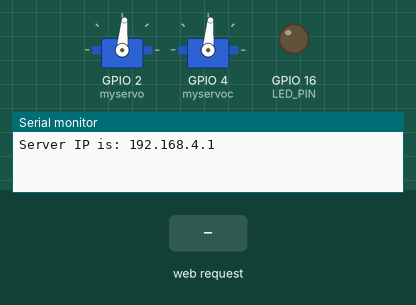
A sketch run on a simulated ESP8266 (NodeMCU). On the bench: 2 × servo, output pins drawn as LEDs (lit = HIGH), the last lines printed to the serial monitor. The test bench sets the inputs (shaded band).

Above: at 1.2 s.
1.3 s: HTTP request GET /START received
At 4.2 s:
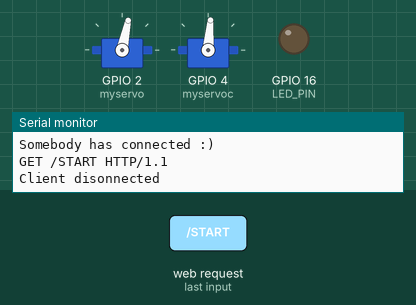
4.3 s: HTTP request GET /OFF received
At 5.0 s:
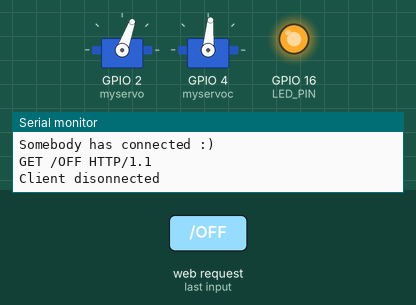
7.3 s: HTTP request GET /ON received
At 7.7 s:
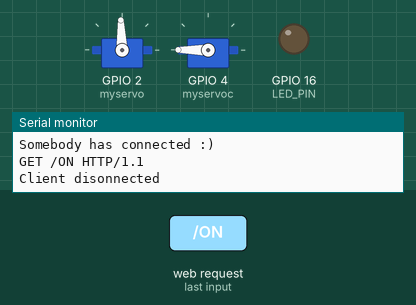
10.3 s: HTTP request GET /OFF received
At 10.55 s:
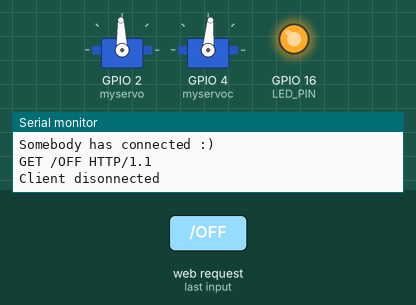
Timing chart, 0 to 45.1 s (numbered marks = the images above; inputs shaded):
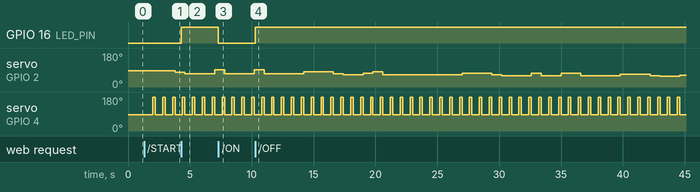

The sketch:

ServoMusic_esp8266.ino
```cpp
#include <ESP8266WiFi.h>
#include <Servo.h>
#include "user_interface.h"
os_timer_t myTimer;
bool tickOccured;

Servo myservo, myservoc;
WiFiServer server(80); //Initialize the server on Port 80
const short int LED_PIN = 16;//GPIO16
int angle;
int endpoint;

int tmp;

int NOTEPOS_DN[] = {92,82,72,68,62,56,50,46}; //target positions of notes when moving downwards
int NOTEPOS_UP[] = {92,78,70,66,60,56,46,40}; //target positions of notes when moving upwards
int SONGLEN = 68;
//Do Re Mi
int SONG1[] = {1,1,1,2,3,3,3,1,3,3,3,1,3,3,3,3,2,2,2,3,4,4,3,2,4,4,4,4,4,4,4,4,3,3,3,4,5,5,5,3,5,5,3,3,5,5,5,5,4,4,4,5,6,6,5,4,6,6,6,6,6,6,6,6};
//The Ode to Joy
int SONG[]  = {3,3,4,5,5,4,3,2,1,1,2,3,3,2,2,2,3,3,4,5,5,4,3,2,1,1,2,3,2,1,1,1,2,2,3,1,2,4,3,1,2,4,3,2,1,2,2,2,3,3,4,5,5,4,3,2,1,1,2,3,2,1,1,1};

int currentNote;
int lastNote;
int newNote;
int stage;

bool started;

void timerCallback(void *pArg) {
      tickOccured = true;

      if (started == false)
        return;

      if (stage == 0){ //change ruler position
        stage = 1;
        newNote = SONG1[currentNote]-1;
        if (newNote > lastNote ){
          tmp = NOTEPOS_UP[newNote];
          myservo.write(tmp);
        } else if (newNote < lastNote){
          tmp = NOTEPOS_DN[newNote];
          myservo.write(tmp);
        }
        lastNote = newNote;
        currentNote = currentNote+1;
        if (currentNote > SONGLEN)
          currentNote = currentNote - SONGLEN;
        myservoc.write(85);
      } else if(stage == 1){ //leave some time for ruler to reach the right position
        stage = 2;
      } else if(stage == 2){
        stage = 3;
      }else if (stage == 3){ //move the continuous servo for 200 ms
        myservoc.write(180);
        stage  = 0;
      }
}

void user_init(void) {
      os_timer_setfn(&myTimer, timerCallback, NULL);
      os_timer_arm(&myTimer, 200, true);
      currentNote = 0;
      lastNote = 0;
      newNote = 0;
      stage = 0;
}

void setup() {
  started = false;
  WiFi.mode(WIFI_AP); //Our ESP8266-12E is an AccessPoint
  WiFi.softAP("Arthur_ee183d", "12345678"); // Provide the (SSID, password); .
  server.begin(); // Start the HTTP Server
  myservo.attach(2);
  myservoc.attach(4);

  //Looking under the hood
  Serial.begin(115200);
  //while(!Serial){}
  IPAddress HTTPS_ServerIP= WiFi.softAPIP(); // Obtain the IP of the Server
  Serial.print("Server IP is: "); // Print the IP to the monitor window
  Serial.println(HTTPS_ServerIP);
  pinMode(LED_PIN, OUTPUT); //GPIO16 is an OUTPUT pin;
  digitalWrite(LED_PIN, LOW); //Initial state is ON
  angle = 85;
  endpoint = 0;
  myservo.write(85);
  myservoc.write(85);
  tickOccured = false;
  user_init();
}
void loop() {
   if (tickOccured == true)
  {
    //Serial.println("Tick Occurred");
    tickOccured = false;
   }

  WiFiClient client = server.available();
  if (!client) {
    return;
  }
  //Looking under the hood
  Serial.println("Somebody has connected :)");

  //Read what the browser has sent into a String class
  //and print the request to the monitor
  String request = client.readStringUntil('\r');
  //Looking under the hood
  Serial.println(request);

  // Handle the Request
  if (request.indexOf("/OFF") != -1){
    digitalWrite(LED_PIN, HIGH); }
  else if (request.indexOf("/ON") != -1){
    digitalWrite(LED_PIN, LOW);  }
  else if (request.indexOf("/START") != -1){
    currentNote = 0;
    started = true;}
  else if (request.indexOf("/STOP") != -1){
    started = false; }
  else if (request.indexOf("/value") != -1){
    endpoint = request.indexOf("HTTP");
    angle = request.substring(11,endpoint-1).toInt();
    Serial.println(angle);
    //myservo.write(angle);                     //move ruler to given position for tuning
  }

  // Prepare the HTML document to respond and add buttons:
  String s = "HTTP/1.1 200 OK\r\n";
  s += "Content-Type: text/html\r\n\r\n";
  s += "<!DOCTYPE HTML>\r\n<html>\r\n";
  s += "<style> .button { color: black; padding: 15px 32px; text-align: center; font-size: 20px;} </style>";
  s += "<style> .slider {  width: 300px;} </style>";
  s += "<br><input type=\"button\" name=\"b1\" value=\"LED On\"";
  s += " onclick=\"location.href='/ON'\">";
  s += "<br><br>";
  s += "<br><input type=\"button\" name=\"b1\" value=\"LED Off\"";
  s += " onclick=\"location.href='/OFF'\">";
  s += "<br><br>";
    s += "<br><input type=\"button\" name=\"b1\" value=\"Start\"";
  s += " onclick=\"location.href='/START'\">";
  s += "<br><br>";
    s += "<br><input type=\"button\" name=\"b1\" value=\"Stop\"";
  s += " onclick=\"location.href='/STOP'\">";
  s += "<br><br>";
  s += "<br><input type=\"range\" class=\"slider\" min=\"0\" max=\"180\" value=\"";  //a slider to get numerical input, used only for tuning
  s += String(angle);
  s += "\"step=\"2\" ";
  s += " onchange=\"location.href='/value='+this.value.toString()\">";
  s += "</html>\n";
  //Serve the HTML document to the browser.
  client.flush(); //clear previous info in the stream
  client.print(s); // Send the response to the client
  delay(1);
  Serial.println("Client disonnected"); //Looking under the hood
}
```

Measured:
- after the input at 1.3 s, servo on GPIO 2 (myservo): 85° → 78° after 2.5 s; servo on GPIO 4 (myservoc): alternates 180° for 0.20 s and 85° for 0.60 s, starting after 0.70 s
- after the input at 4.3 s, GPIO 16 (LED_PIN): LOW → HIGH at once
- after the input at 7.3 s, GPIO 16 (LED_PIN): HIGH → LOW at once
- after the input at 10.3 s, GPIO 16 (LED_PIN): LOW → HIGH at once
